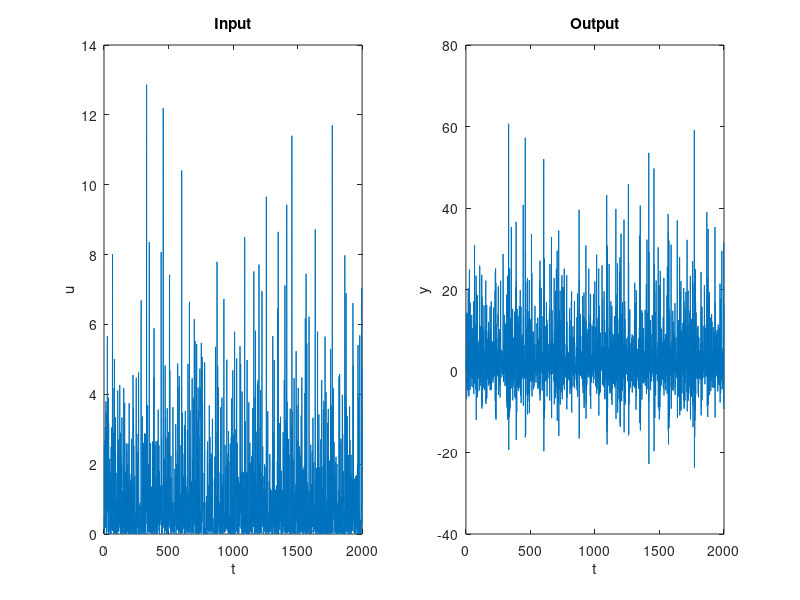

This figure's MATLAB source: (Note: this script raises an error after producing the figure.)
%% OE parameter estimation, nB = 2, nF = 1, nk = 1
% true parameter: [5 2 .81], sigma=0.9
clear;clc;close all;

%% plot of input output
load("data.mat");
subplot(1,2,1);
plot(u);
title("Input");
xlabel("t");
ylabel("u");
subplot(1,2,2);
plot(y);
title("Output");
xlabel("t");
ylabel("y");

%% Steepest Descent Algorithm
delta = 1e-4;
flag_stop = true;
k=1;
theta = [0 0 0];
theta = [10 -2 -0.2]; % other inital condition
print = true;
tic;
while (flag_stop)
    % compute current V,dV. the value V is called W not to conflict with the function V
    b = [0 theta(1) theta(2)];
    a = [1 theta(3)];
    yest = filter(b,a,u);
    err = y -yest;
    W = 1/N * sum(err.^2); % V_{k-1}
    Psi = [filter([0 1], [1 theta(3)], u), filter([0 0 1], [1 theta(3)], u), -filter([0 1], [1 theta(3)], yest)];
    dV = -2/N * sum(err.*Psi);

    % backtracking
    mu=1;
    while (abs(theta(3)-mu*dV(3))>=1)
        mu=mu/2;
    end
    while (V(y,u,theta-mu*dV)-W>=0)
        mu=mu/2;
    end

    theta = theta-mu*dV; % new estimate theta^(k)
    
    if (norm(dV)<=delta) % flag_stop on previous iteration gradient -> one iteration more
        flag_stop=false;
    end
    if (print)
        fprintf("Iteration %u:\n", k);
        fprintf("V: %f\n", W);
        fprintf("|dV|: %f\n", norm(dV));
        fprintf("theta: [%f %f %f]\n", theta(1), theta(2), theta(3));
        fprintf("\n");
    end
    k=k+1;
end
toc;
% summary for the final estimate
fprintf("Final Estimate in %u iterations:\n", k-1);
fprintf("V: %f\n", W);
fprintf("|dV|: %f\n", norm(dV));
fprintf("theta: [%f %f %f]\n", theta(1), theta(2), theta(3));
fprintf("\n");

%% Comparison with matlab toolbox: 
% OE model estimation
% orders_oe(1) = nB
% orders_oe(2) = nF
% orders_oe(3) = nk
orders_oe = [2 1 1]; 
data = iddata(y,u);
m_oe = oe(data,orders_oe);

% Plot the parameters of the estimated model
fprintf("MATLAB estimate:\n");
fprintf("sigma^2: %f\n", m_oe.NoiseVariance);
fprintf("V: %f\n", V(y,u,[ m_oe.b(2), m_oe.b(3), m_oe.f(2)]))
fprintf("theta: [%f %f %f]\n", m_oe.b(2), m_oe.b(3), m_oe.f(2));

%% One step less -- Stop condition on |V'(\theta^(k)| 
% % compute initial V,dV
% b = [0 theta(1) theta(2)];
% a = [1 theta(3)];
% yest = filter(b,a,u);
% err = y -yest;
% W = 1/N * sum(err.^2); % V_{k-1}
% Psi = [filter([0 1], [1 theta(3)], u), filter([0 0 1], [1 theta(3)], u), -filter([0 1], [1 theta(3)], yest)];
% dV = -2/N * sum(err.*Psi);
% 
% while (flag_stop)
%     % backtracking
%     mu=1;
%     while (abs(theta(3)-mu*dV(3))>=1)
%         mu=mu/2;
%     end
%     while (V(y,u,theta-mu*dV)-W>=0)
%         mu=mu/2;
%     end
%     theta = theta-mu*dV;
% 
%     % compute current V,dV
%     b = [0 theta(1) theta(2)];
%     a = [1 theta(3)];
%     yest = filter(b,a,u);
%     err = y -yest;
%     W = 1/N * sum(err.^2); % V_{k-1}
%     Psi = [filter([0 1], [1 theta(3)], u), filter([0 0 1], [1 theta(3)], u), -filter([0 1], [1 theta(3)], yest)];
%     dV = -2/N * sum(err.*Psi);
% 
%     if (norm(dV)<=delta)
%         flag_stop=false;
%     end
%     fprintf("Iteration %u:\n", k);
%     fprintf("V: %f\n", W);
%     fprintf("|dV|: %f\n", norm(dV));
%     fprintf("theta: [%f %f %f]\n", theta(1), theta(2), theta(3));
%     k=k+1;
%     fprintf("\n");
% end